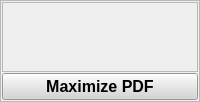
        <widget class="QFrame" name="table_pdf_video_frm">
         <property name="frameShape">
          <enum>QFrame::StyledPanel</enum>
         </property>
         <property name="frameShadow">
          <enum>QFrame::Raised</enum>
         </property>
         <layout class="QVBoxLayout" name="verticalLayout_13">
          <property name="spacing">
           <number>0</number>
          </property>
          <property name="leftMargin">
           <number>0</number>
          </property>
          <property name="topMargin">
           <number>0</number>
          </property>
          <property name="rightMargin">
           <number>0</number>
          </property>
          <property name="bottomMargin">
           <number>0</number>
          </property>
          <item>
           <widget class="QWidget" name="only_pdf_widget" native="true">
            <layout class="QVBoxLayout" name="verticalLayout_9">
             <property name="spacing">
              <number>0</number>
             </property>
             <property name="leftMargin">
              <number>0</number>
             </property>
             <property name="topMargin">
              <number>0</number>
             </property>
             <property name="rightMargin">
              <number>0</number>
             </property>
             <property name="bottomMargin">
              <number>0</number>
             </property>
             <item>
              <widget class="QWidget" name="show_pdf_widget" native="true">
               <property name="enabled">
                <bool>true</bool>
               </property>
               <layout class="QVBoxLayout" name="verticalLayout_11">
                <property name="spacing">
                 <number>0</number>
                </property>
                <property name="leftMargin">
                 <number>0</number>
                </property>
                <property name="topMargin">
                 <number>0</number>
                </property>
                <property name="rightMargin">
                 <number>0</number>
                </property>
                <property name="bottomMargin">
                 <number>0</number>
                </property>
                <item>
                 <widget class="QStackedWidget" name="stackedWidget">
                  <property name="currentIndex">
                   <number>0</number>
                  </property>
                  <widget class="QWidget" name="page_3">
                   <layout class="QVBoxLayout" name="verticalLayout_14">
                    <property name="spacing">
                     <number>1</number>
                    </property>
                    <property name="leftMargin">
                     <number>1</number>
                    </property>
                    <property name="topMargin">
                     <number>1</number>
                    </property>
                    <property name="rightMargin">
                     <number>1</number>
                    </property>
                    <property name="bottomMargin">
                     <number>1</number>
                    </property>
                    <item>
                     <widget class="QScrollArea" name="SOP_img_lbl">
                      <property name="widgetResizable">
                       <bool>true</bool>
                      </property>
                      <widget class="QWidget" name="scrollAreaWidgetContents">
                       <property name="geometry">
                        <rect>
                         <x>0</x>
                         <y>0</y>
                         <width>846</width>
                         <height>797</height>
                        </rect>
                       </property>
                      </widget>
                     </widget>
                    </item>
                    <item>
                     <widget class="QPushButton" name="Maximize_pdf">
                      <property name="font">
                       <font>
                        <pointsize>12</pointsize>
                        <weight>75</weight>
                        <bold>true</bold>
                       </font>
                      </property>
                      <property name="cursor">
                       <cursorShape>PointingHandCursor</cursorShape>
                      </property>
                      <property name="contextMenuPolicy">
                       <enum>Qt::NoContextMenu</enum>
                      </property>
                      <property name="styleSheet">
                       <string notr="true">background-color: rgb(212, 212, 212)</string>
                      </property>
                      <property name="text">
                       <string>Maximize PDF</string>
                      </property>
                     </widget>
                    </item>
                   </layout>
                  </widget>
                  <widget class="QWidget" name="page_4"/>
                 </widget>
                </item>
               </layout>
              </widget>
             </item>
            </layout>
           </widget>
          </item>
         </layout>
        </widget>
